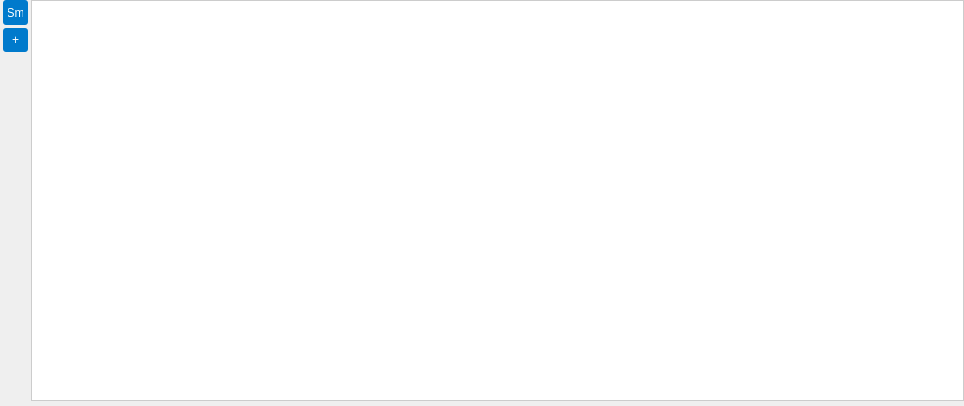
<?xml version="1.0" encoding="UTF-8"?>
<ui version="4.0">
 <class>DpxWindow</class>
 <widget class="QWidget" name="DpxWindow">
  <property name="geometry">
   <rect>
    <x>0</x>
    <y>0</y>
    <width>964</width>
    <height>406</height>
   </rect>
  </property>
  <property name="windowTitle">
   <string>Form</string>
  </property>
  <property name="styleSheet">
   <string notr="true">
QMainWindow {
    background-color: #f0f0f0;
}
QFrame {
    background-color: #ffffff;
    border: 1px solid #cccccc;
}
QPushButton {
    background-color: #007acc;
    color: white;
    border: none;
    padding: 5px;
    border-radius: 3px;
}
QPushButton:hover {
    background-color: #005f9e;
}
QPushButton:pressed {
    background-color: #004a7c;
}
QTabWidget::pane {
    border: 1px solid #cccccc;
    background: #ffffff;
}
QTabBar::tab {
    background: #e0e0e0;
    border: 1px solid #cccccc;
    padding: 5px;
}
QTabBar::tab:selected {
    background: #ffffff;
    border-bottom: none;
}
   </string>
  </property>
  <layout class="QGridLayout" name="gridLayout">
   <property name="leftMargin">
    <number>3</number>
   </property>
   <property name="topMargin">
    <number>0</number>
   </property>
   <property name="rightMargin">
    <number>0</number>
   </property>
   <property name="bottomMargin">
    <number>5</number>
   </property>
   <property name="spacing">
    <number>3</number>
   </property>
   <item row="1" column="1">
    <widget class="QFrame" name="DpxChart">
     <property name="sizePolicy">
      <sizepolicy hsizetype="Expanding" vsizetype="Preferred">
       <horstretch>0</horstretch>
       <verstretch>0</verstretch>
      </sizepolicy>
     </property>
     <property name="frameShape">
      <enum>QFrame::StyledPanel</enum>
     </property>
     <property name="frameShadow">
      <enum>QFrame::Raised</enum>
     </property>
     <property name="lineWidth">
      <number>0</number>
     </property>
     <property name="midLineWidth">
      <number>0</number>
     </property>
     <layout class="QGridLayout" name="gridLayout_2">
      <property name="leftMargin">
       <number>0</number>
      </property>
      <property name="topMargin">
       <number>0</number>
      </property>
      <property name="rightMargin">
       <number>0</number>
      </property>
      <property name="bottomMargin">
       <number>0</number>
      </property>
      <property name="spacing">
       <number>2</number>
      </property>
     </layout>
    </widget>
   </item>
   <item row="1" column="0">
    <layout class="QVBoxLayout" name="verticalLayout">
     <item>
      <widget class="QPushButton" name="do_something">
       <property name="minimumSize">
        <size>
         <width>25</width>
         <height>25</height>
        </size>
       </property>
       <property name="maximumSize">
        <size>
         <width>25</width>
         <height>25</height>
        </size>
       </property>
       <property name="text">
        <string>Sm</string>
       </property>
      </widget>
     </item>
     <item>
      <widget class="QPushButton" name="scale_plus">
       <property name="text">
        <string>+</string>
       </property>
      </widget>
     </item>
     <item>
      <spacer name="verticalSpacer">
       <property name="orientation">
        <enum>Qt::Vertical</enum>
       </property>
       <property name="sizeHint" stdset="0">
        <size>
         <width>20</width>
         <height>40</height>
        </size>
       </property>
      </spacer>
     </item>
    </layout>
   </item>
  </layout>
 </widget>
 <resources/>
 <connections/>
</ui>
